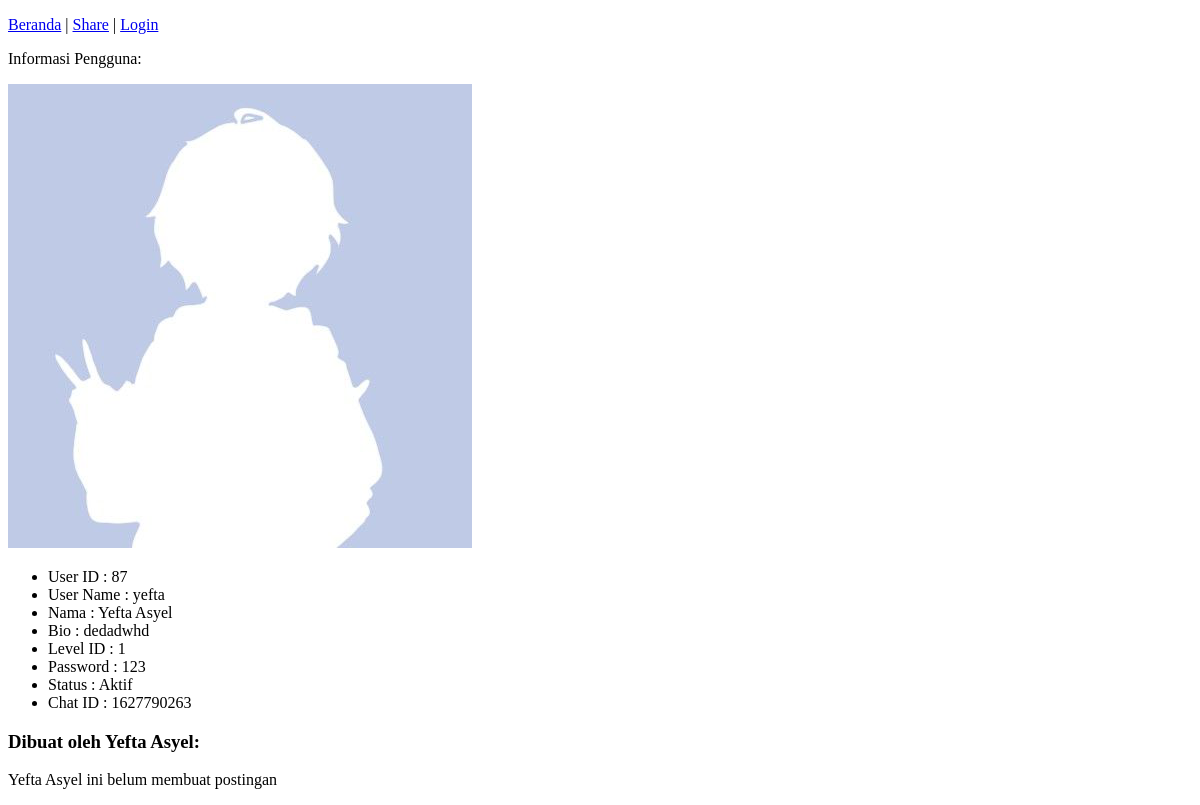
Before: /pages/profile.php?user_name=yefta with the older database file.
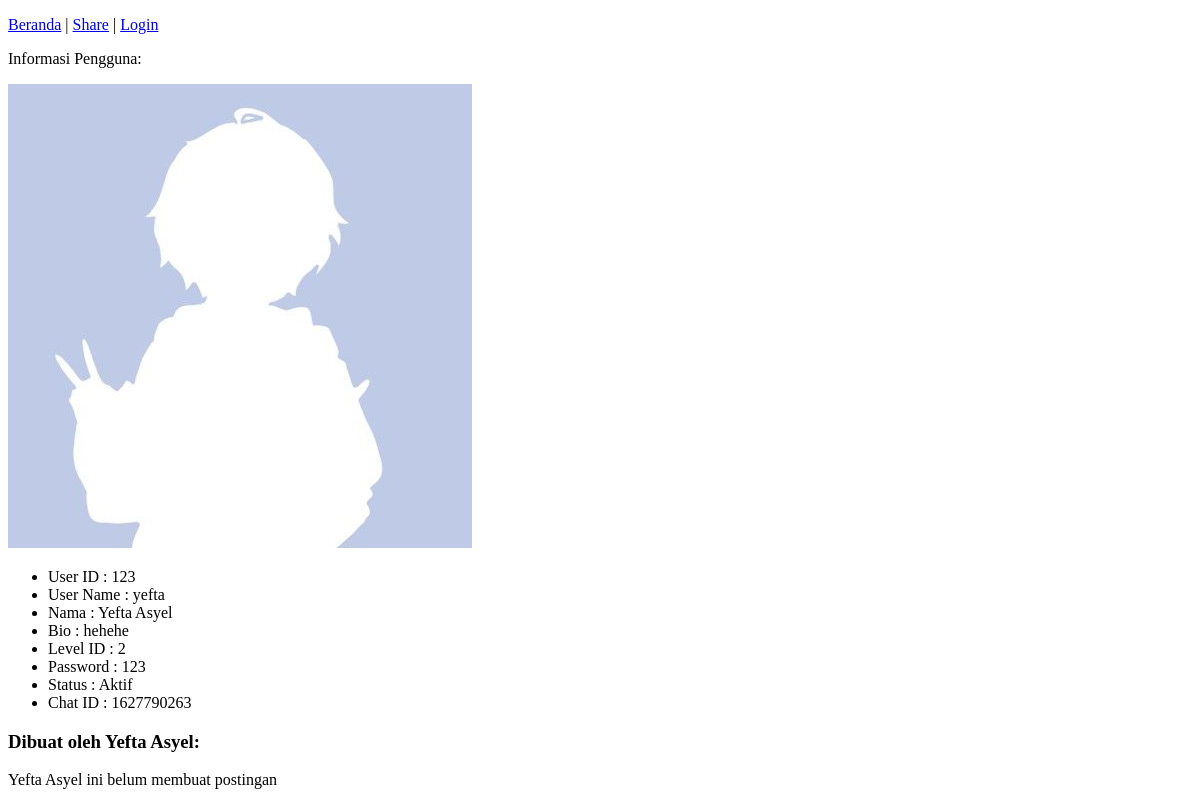
After: the same page with the newer database file.
### tables this page shows
CREATE TABLE `users` (
  `user_id` int(11) NOT NULL,
  `user_name` varchar(30) DEFAULT NULL,
  `name` varchar(50) DEFAULT NULL,
  `user_profile_path` varchar(200) DEFAULT NULL,
  `user_bio` varchar(300) DEFAULT NULL,
  `level_id` int(11) DEFAULT NULL,
  `password` varchar(20) NOT NULL,
  `status` varchar(10) NOT NULL,
  `create_in` timestamp NOT NULL DEFAULT current_timestamp(),
  `delete_in` timestamp NOT NULL DEFAULT (current_timestamp() + interval 3 minute),
  `tele_chat_id` varchar(11) DEFAULT NULL
);

### pages/profile.php (the view, shortened to what this page needs)
<?php
include '../koneksi.php';
if(isset($_GET['user_name'])) {
    $user_name = $_GET['user_name'];
    $getUserQuery = "SELECT * FROM users WHERE user_name = '$user_name'";
    $getUserResult = mysqli_query($koneksi, $getUserQuery);
    if(mysqli_num_rows($getUserResult) > 0) {
        $userData = mysqli_fetch_assoc($getUserResult);
        $user_id = $userData['user_id'];
        $user_name = $userData['user_name'];
        $name = $userData['name'];
        $user_profile_path = $userData['user_profile_path'];
        $user_bio = $userData['user_bio'];
        $level_id = $userData['level_id'];
        $password = $userData['password'];
        $status = $userData['status'];
        $tele_chat_id = $userData['tele_chat_id'];
        $getPostQuery = "SELECT * FROM posts WHERE user_id = '$user_id' ORDER BY create_in DESC";
        $getPostResult = mysqli_query($koneksi, $getPostQuery);
        $totalPost = mysqli_num_rows($getPostResult);
    } else {
        header("Location: error/not_found.php");
        exit();
    }
} else {
    header("Location: profile.php?user_name=$_SESSION[user_name]");
    exit();
}
?>
<!DOCTYPE html>
<html>
<head>
</head>
<body>
    <?php
    if(isset($_SESSION['user_id'])) {
        if(isset($_SESSION['user_name']) && $_SESSION['user_name'] !== $user_name)
 {
            ?>
            <p><a href="beranda.php">Beranda</a> | <a href="#" id="copyButton">Share</a></p>
            <p>Informasi Pengguna:</p>
            <img src="../storage/profile/<?php echo $user_profile_path; ?>" alt="<?php echo $user_profile_path; ?>" max-width="300px">
            <ul>
                <li>User ID : <?php echo $user_id; ?></li>
                <li>User Name : <?php echo $user_name; ?></li>
                <li>Nama : <?php echo $name; ?></li>
                <li>Bio : <?php echo $user_bio; ?></li>
                <li>Level ID : <?php echo $level_id; ?></li>
                <li>Password : <?php echo $password; ?></li>
                <li>Status : <?php echo $status; ?></li>
                <li>Chat ID : <?php echo $tele_chat_id; ?></li>
            </ul>
            <h3>Dibuat oleh <?php echo $name ?>:</h3>
            <?php
            if($totalPost > 0) {
                while($post = mysqli_fetch_assoc($getPostResult)) {
                    ?>
                    <div class="container">
                        <div class="post">
                            <a href="<?php echo 'view_img.php?post_id=' . $post['post_id']; ?>">
                                <img src="../storage/posting/<?php echo $post['post_img_path']; ?>" alt="<?php echo $post['post_title']; ?>" max-width="300px">
                                <p><?php echo $post['post_title']; ?></p>
                            </a>
                        </div>
                    </div>
                    <?php
                }
            } else {
                ?>
                <p><?php echo $name ?> ini belum membuat postingan</p>
                <?php
            }
            ?>
            <?php
        } else {
            ?>
            <p><a href="beranda.php">Beranda</a> | <a href="#" id="copyButton">Share</a> | <a href="crud/edit_profile.php">Edit Profil</a></p>
            <p>Informasi Saya:</p>
            <img src="../storage/profile/<?php echo $user_profile_path; ?>" alt="<?php echo $user_profile_path; ?>" max-width="300px">
            <ul>
                <li>User ID : <?php echo $user_id; ?></li>
                <li>User Name : <?php echo $user_name; ?></li>
                <li>Nama : <?php echo $name; ?></li>
                <li>Bio : <?php echo $user_bio; ?></li>
                <li>Level ID : <?php echo $_SESSION['level_id']; ?></li>
                <li>Password : <?php echo $password; ?></li>
                <li>Status : <?php echo $status; ?></li>
                <li>Chat ID : <?php echo $tele_chat_id; ?></li>
            </ul>
            <h3>Dibuat oleh Anda</h3>
            <?php
            if($totalPost > 0) {
                while($post = mysqli_fetch_assoc($getPostResult)) {
                    ?>
                    <div class="container">
                        <div class="post">
                            <a href="<?php echo 'view_img.php?post_id=' . $post['post_id']; ?>">
                                <img src="../storage/posting/<?php echo $post['post_img_path']; ?>" alt="<?php echo $post['post_title']; ?>" max-width="300px">
                                <p><?php echo $post['post_title']; ?></p>
                            </a>
                        </div>
                    </div>
                    <?php
                }
            } else {
                ?>
                <p>Anda belum membuat postingan</p>
                <?php
            }
            ?>
        <?php
        }
    } else {
        ?>
        <p><a href="beranda.php">Beranda</a> | <a href="#" id="copyButton">Share</a> | <a href="../index.php">Login</a></p>
        <p>Informasi Pengguna:</p>
        <img src="../storage/profile/<?php echo $user_profile_path; ?>" alt="<?php echo $user_profile_path; ?>" max-width="300px">
        <ul>
            <li>User ID : <?php echo $user_id; ?></li>
            <li>User Name : <?php echo $user_name; ?></li>
            <li>Nama : <?php echo $name; ?></li>
            <li>Bio : <?php echo $user_bio; ?></li>
            <li>Level ID : <?php echo $level_id; ?></li>
            <li>Password : <?php echo $password; ?></li>
            <li>Status : <?php echo $status; ?></li>
            <li>Chat ID : <?php echo $tele_chat_id; ?></li>
        </ul>
        <h3>Dibuat oleh <?php echo $name ?>:</h3>
            <?php
            if($totalPost > 0) {
                while($post = mysqli_fetch_assoc($getPostResult)) {
                    ?>
                    <div class="container">
                        <div class="post">
                            <a href="<?php echo 'view_img.php?post_id=' . $post['post_id']; ?>">
                                <img src="../storage/posting/<?php echo $post['post_img_path']; ?>" alt="<?php echo $post['post_title']; ?>" max-width="300px">
                                <p><?php echo $post['post_title']; ?></p>
                            </a>
                        </div>
                    </div>
                    <?php
                }
            } else {
                ?>
                <p><?php echo $name ?> ini belum membuat postingan</p>
                <?php
            }
            ?>
        <?php
    }
    ?>
</body>
</html>

Changed rows visible on the page:
no longer on this page (row edited): users: user_profile_path (placeholder picture), user_id "87", user_name "yefta", name "Yefta Asyel", user_bio "dedadwhd", level "1", password "123", status "Aktif", tele_chat "1627790263"
added users: user_profile_path (placeholder picture), user_id "123", user_name "yefta", name "Yefta Asyel", user_bio "hehehe", level "2", password "123", status "Aktif", tele_chat "1627790263"
